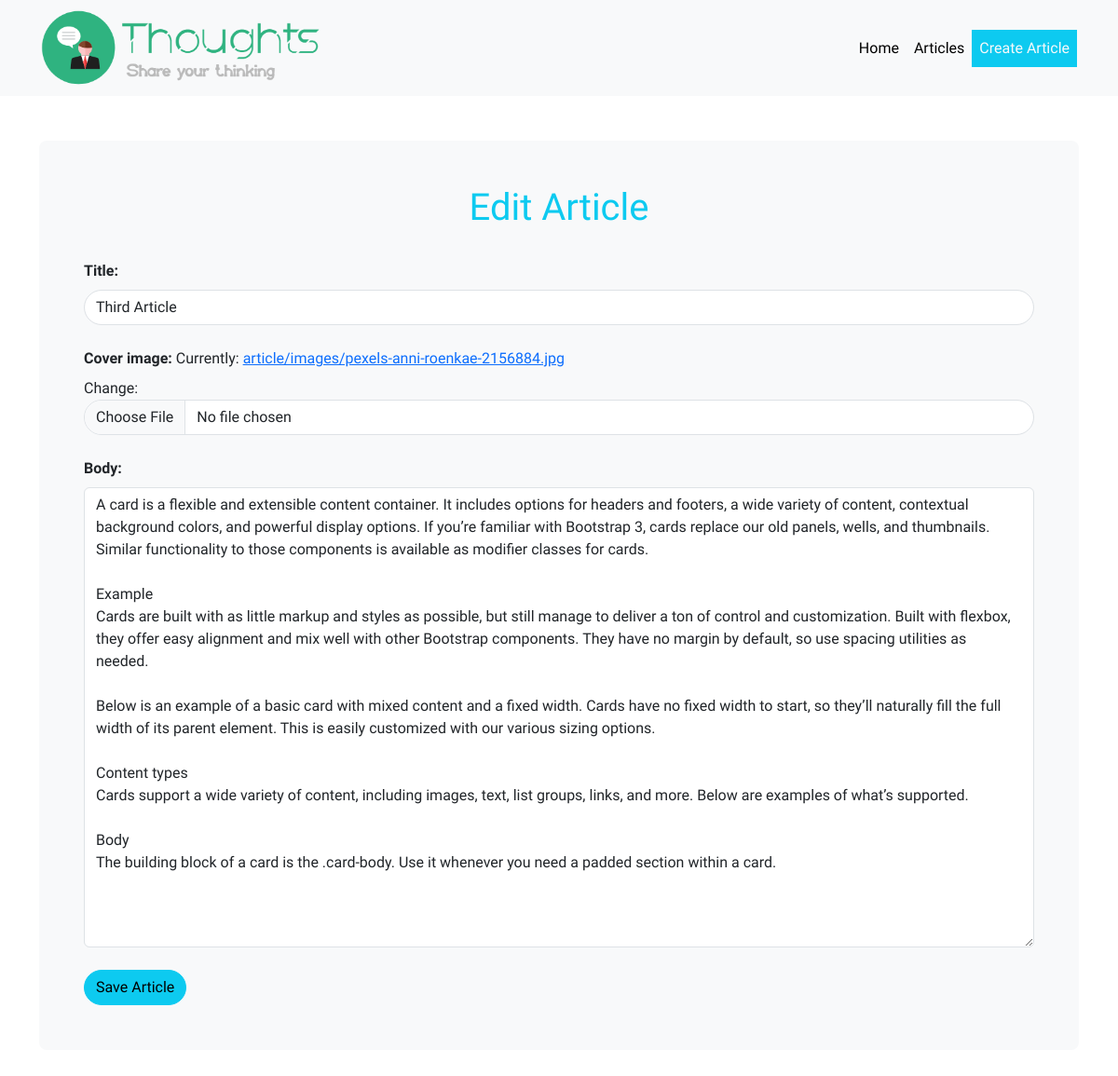
Before: /article/3/edit (signed in) with the older database file.
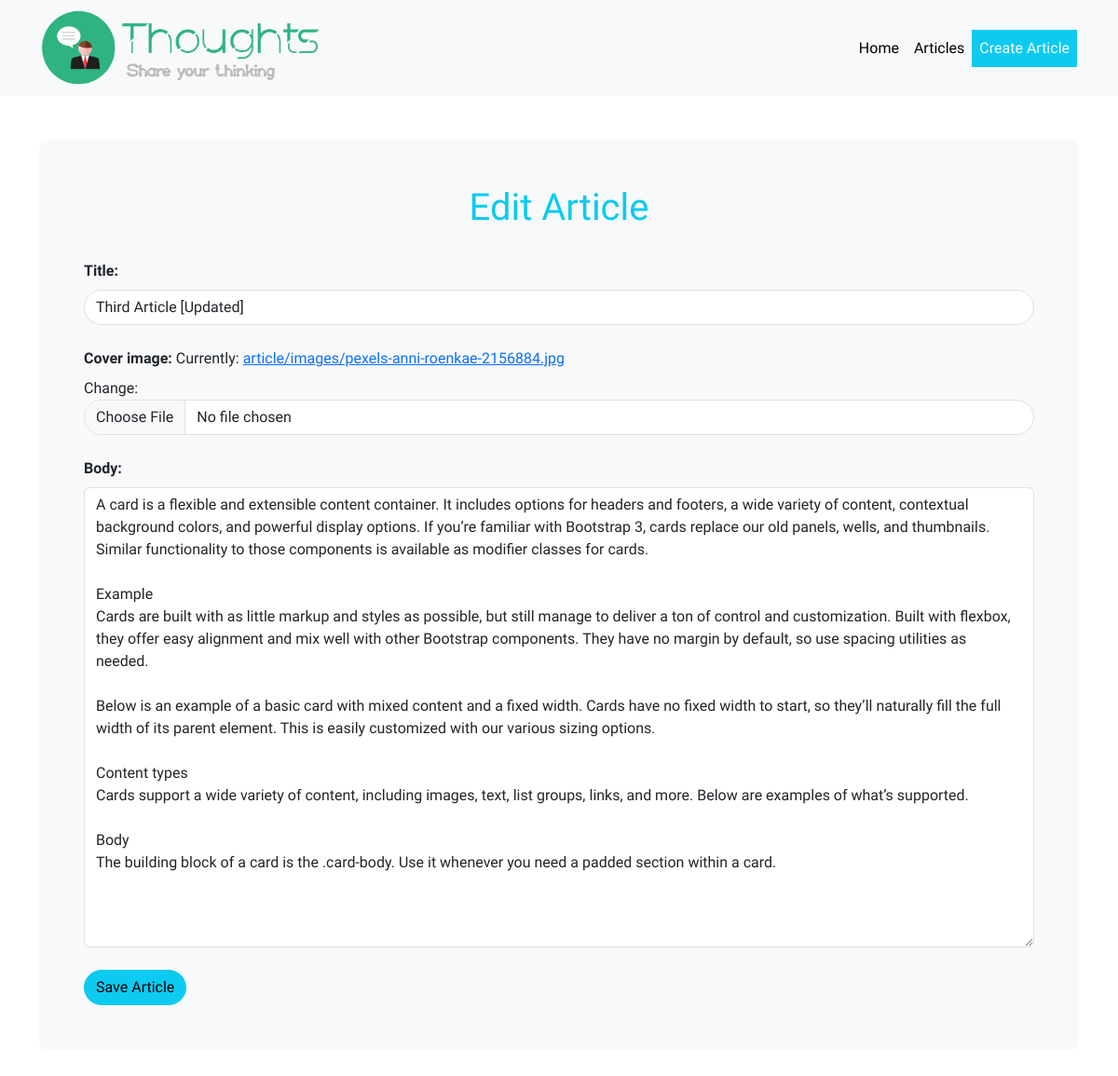
After: the same page with the newer database file.
### article/models.py (models this page shows, shortened)
class Article(models.Model):
    title = models.CharField(max_length=256)
    cover_image = models.ImageField(upload_to="article/images/")
    body = models.TextField(null=True)
    modifiedAt = models.DateTimeField(auto_now=True, null=True)
    createdAt = models.DateTimeField(auto_now_add=True, null=True)
    featured = models.BooleanField(default=False)
    user = models.ForeignKey(User, on_delete=models.CASCADE)

### article/views.py (the view, shortened to what this page needs)
# urls.py: path("article/<int:pk>/edit", views.ArticleUpdateView.as_view(), name="article.article_update"),
class ArticleUpdateView(UpdateView):
    model = Article
    fields = ['title', 'cover_image', 'body']
    template_name = 'article/update-article.html'

### article/templates/article/update-article.html (shortened to what this page needs)
{% extends 'base/base.html' %}
{% block content %}
    <div class="row justify-content-center">
        <div class="col-12">
            <form enctype="multipart/form-data" method="POST" class="bg-light rounded-3 p-5 create-article">
                {% load widget_tweaks %}
                <h1 class="text-center text-info">Edit Article</h1>
                <div class="form-group">
                    {{ form.title|add_label_class:'form-label mt-4 fw-bolder'}}
                    {{ form.title|add_class:'form-control rounded-pill' }}
                </div>
                <div class="form-group">
                    {{ form.cover_image|add_label_class:'form-label mt-4 fw-bolder'}}
                    {{ form.cover_image|add_class:'form-control rounded-pill' }}
                </div>
                <div class="form-group">
                    {{ form.body|add_label_class:'form-label mt-4 fw-bolder'}}
                    {{ form.body|add_class:'form-control'|attr:'rows:20'|attr:'cols:20' }}
                </div>
                <input type="submit" class="btn btn-info rounded-pill mt-4" value="Save Article">
            </form>
        </div>
    </div>
{% endblock %}

Changed rows visible on the page:
changed Article "Title:": title "Third Article" → "Third Article [Updated]"
